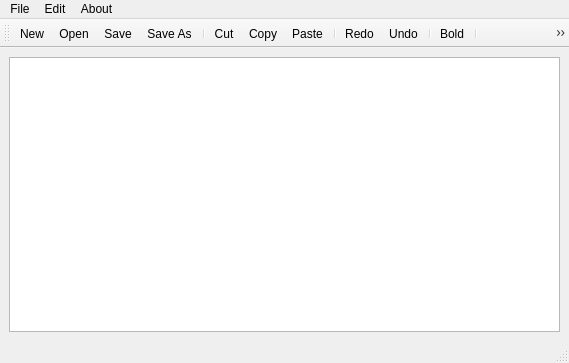
<?xml version="1.0" encoding="UTF-8"?>
<ui version="4.0">
 <class>MainWindow</class>
 <widget class="QMainWindow" name="MainWindow">
  <property name="geometry">
   <rect>
    <x>0</x>
    <y>0</y>
    <width>569</width>
    <height>363</height>
   </rect>
  </property>
  <property name="windowTitle">
   <string>MainWindow</string>
  </property>
  <widget class="QWidget" name="centralwidget">
   <layout class="QHBoxLayout" name="horizontalLayout">
    <item>
     <widget class="QTextEdit" name="textEdit"/>
    </item>
   </layout>
  </widget>
  <widget class="QMenuBar" name="menubar">
   <property name="geometry">
    <rect>
     <x>0</x>
     <y>0</y>
     <width>569</width>
     <height>26</height>
    </rect>
   </property>
   <widget class="QMenu" name="menuFile">
    <property name="title">
     <string>File</string>
    </property>
    <addaction name="actionNew"/>
    <addaction name="actionOpen"/>
    <addaction name="separator"/>
    <addaction name="actionSave"/>
    <addaction name="actionSave_As"/>
   </widget>
   <widget class="QMenu" name="menuEdit">
    <property name="title">
     <string>Edit</string>
    </property>
    <addaction name="actionCut"/>
    <addaction name="actionCopy"/>
    <addaction name="actionPaste"/>
    <addaction name="separator"/>
    <addaction name="actionRedo"/>
    <addaction name="actionUndo"/>
    <addaction name="separator"/>
    <addaction name="actionBold"/>
   </widget>
   <widget class="QMenu" name="menuAbout">
    <property name="title">
     <string>About</string>
    </property>
    <addaction name="actionAbout_Notepad"/>
   </widget>
   <addaction name="menuFile"/>
   <addaction name="menuEdit"/>
   <addaction name="menuAbout"/>
  </widget>
  <widget class="QStatusBar" name="statusbar"/>
  <widget class="QToolBar" name="toolBar">
   <property name="windowTitle">
    <string>toolBar</string>
   </property>
   <attribute name="toolBarArea">
    <enum>TopToolBarArea</enum>
   </attribute>
   <attribute name="toolBarBreak">
    <bool>false</bool>
   </attribute>
   <addaction name="actionNew"/>
   <addaction name="actionOpen"/>
   <addaction name="actionSave"/>
   <addaction name="actionSave_As"/>
   <addaction name="separator"/>
   <addaction name="actionCut"/>
   <addaction name="actionCopy"/>
   <addaction name="actionPaste"/>
   <addaction name="separator"/>
   <addaction name="actionRedo"/>
   <addaction name="actionUndo"/>
   <addaction name="separator"/>
   <addaction name="actionBold"/>
   <addaction name="separator"/>
   <addaction name="actionAbout_Notepad"/>
  </widget>
  <action name="actionNew">
   <property name="icon">
    <iconset resource="Resorce.qrc">
     <normaloff>:/rec/img/new-file.png</normaloff>:/rec/img/new-file.png</iconset>
   </property>
   <property name="text">
    <string>New</string>
   </property>
  </action>
  <action name="actionOpen">
   <property name="icon">
    <iconset resource="Resorce.qrc">
     <normaloff>:/rec/img/open-archive.png</normaloff>:/rec/img/open-archive.png</iconset>
   </property>
   <property name="text">
    <string>Open</string>
   </property>
  </action>
  <action name="actionSave">
   <property name="icon">
    <iconset resource="Resorce.qrc">
     <normaloff>:/rec/img/floppy-disk.png</normaloff>:/rec/img/floppy-disk.png</iconset>
   </property>
   <property name="text">
    <string>Save</string>
   </property>
  </action>
  <action name="actionSave_As">
   <property name="icon">
    <iconset resource="Resorce.qrc">
     <normaloff>:/rec/img/save.png</normaloff>:/rec/img/save.png</iconset>
   </property>
   <property name="text">
    <string>Save As</string>
   </property>
  </action>
  <action name="actionCut">
   <property name="icon">
    <iconset resource="Resorce.qrc">
     <normaloff>:/rec/img/file.png</normaloff>:/rec/img/file.png</iconset>
   </property>
   <property name="text">
    <string>Cut</string>
   </property>
  </action>
  <action name="actionCopy">
   <property name="icon">
    <iconset resource="Resorce.qrc">
     <normaloff>:/rec/img/copy.png</normaloff>:/rec/img/copy.png</iconset>
   </property>
   <property name="text">
    <string>Copy</string>
   </property>
  </action>
  <action name="actionPaste">
   <property name="icon">
    <iconset resource="Resorce.qrc">
     <normaloff>:/rec/img/paste.png</normaloff>:/rec/img/paste.png</iconset>
   </property>
   <property name="text">
    <string>Paste</string>
   </property>
  </action>
  <action name="actionRedo">
   <property name="icon">
    <iconset resource="Resorce.qrc">
     <normaloff>:/rec/img/redo.png</normaloff>:/rec/img/redo.png</iconset>
   </property>
   <property name="text">
    <string>Redo</string>
   </property>
  </action>
  <action name="actionUndo">
   <property name="icon">
    <iconset resource="Resorce.qrc">
     <normaloff>:/rec/img/undo.png</normaloff>:/rec/img/undo.png</iconset>
   </property>
   <property name="text">
    <string>Undo</string>
   </property>
  </action>
  <action name="actionAbout_Notepad">
   <property name="icon">
    <iconset resource="Resorce.qrc">
     <normaloff>:/rec/img/information.png</normaloff>:/rec/img/information.png</iconset>
   </property>
   <property name="text">
    <string>About Notepad</string>
   </property>
  </action>
  <action name="actionBold">
   <property name="icon">
    <iconset resource="Resorce.qrc">
     <normaloff>:/rec/img/bold.png</normaloff>:/rec/img/bold.png</iconset>
   </property>
   <property name="text">
    <string>Bold</string>
   </property>
  </action>
 </widget>
 <resources>
  <include location="Resorce.qrc"/>
 </resources>
 <connections/>
</ui>
